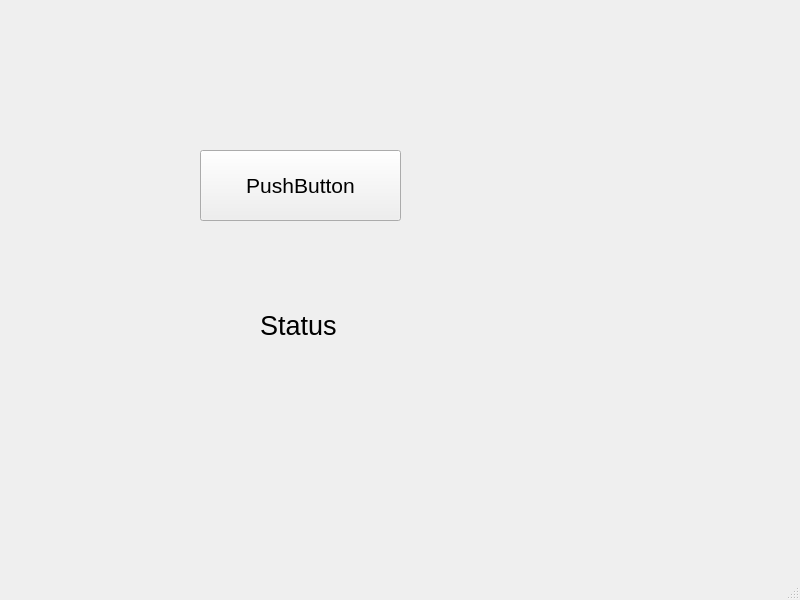
<?xml version="1.0" encoding="UTF-8"?>
<ui version="4.0">
 <class>MainWindow</class>
 <widget class="QMainWindow" name="MainWindow">
  <property name="geometry">
   <rect>
    <x>0</x>
    <y>0</y>
    <width>800</width>
    <height>600</height>
   </rect>
  </property>
  <property name="windowTitle">
   <string>MainWindow</string>
  </property>
  <widget class="QWidget" name="centralwidget">
   <widget class="QPushButton" name="pushButton">
    <property name="geometry">
     <rect>
      <x>200</x>
      <y>150</y>
      <width>201</width>
      <height>71</height>
     </rect>
    </property>
    <property name="font">
     <font>
      <pointsize>16</pointsize>
     </font>
    </property>
    <property name="text">
     <string>PushButton</string>
    </property>
   </widget>
   <widget class="QLabel" name="label">
    <property name="geometry">
     <rect>
      <x>260</x>
      <y>290</y>
      <width>421</width>
      <height>71</height>
     </rect>
    </property>
    <property name="font">
     <font>
      <pointsize>20</pointsize>
     </font>
    </property>
    <property name="text">
     <string>Status</string>
    </property>
   </widget>
  </widget>
  <widget class="QMenuBar" name="menubar">
   <property name="geometry">
    <rect>
     <x>0</x>
     <y>0</y>
     <width>800</width>
     <height>22</height>
    </rect>
   </property>
  </widget>
  <widget class="QStatusBar" name="statusbar"/>
 </widget>
 <resources/>
 <connections/>
</ui>
